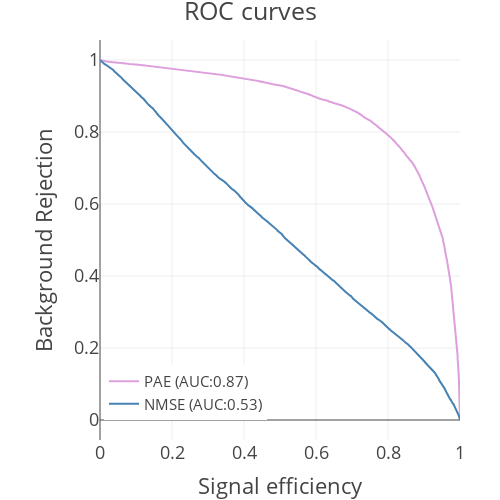

Here is the notebook cell this chart was saved with:
### Code cell
from sklearn.metrics import roc_curve, auc
import plotly.express as px

def binarize(label):
    return 1 if label == 'sig' else 0
labels = np.array(list(map(binarize, dataset['labels_test'])))
#labels = np.concatenate([np.ones(10_000),np.zeros(10_000)])

fpr, tpr, _ = roc_curve(labels, test_ascore)
pae_auc = auc(1-fpr, tpr)

fpr_mse, tpr_mse, _ = roc_curve(labels, test_mse)
nmse_auc = auc(1-fpr_mse, tpr_mse)

fig = go.Figure()

fig.add_trace(
    go.Scatter(x=tpr, y=1-fpr, mode='lines',
        name=f"PAE (AUC:{pae_auc:.2f})", line=dict(color="Plum", width=2))
)
fig.add_trace(
    go.Scatter(x=tpr_mse, y=1-fpr_mse, mode='lines',
        name=f"NMSE (AUC:{nmse_auc:.2f})", line=dict(color="steelblue", width=2))
)

fig.update_layout(
    width=500, height=500,
    xaxis_title = "Signal efficiency",
    yaxis_title = "Background Rejection",
    margin={'l': 60, 'b': 60, 't': 40, 'r': 0},
    legend = dict(x=0.1, y=0.05,
        traceorder='normal',
        font=dict(size=15)),
    title_text="ROC curves"
)
fig.update_yaxes(scaleanchor="x", scaleratio=1)
fig.update_xaxes(constrain='domain')
#fig.write_image("ROC2jet.png")
fig.show('vscode')

### Figure 1 — Plotly figure (JSON) as saved in the notebook; plotly's stock layout.template omitted (floating-point values rounded to 4 significant figures; data arrays with more than 128 entries replaced by an {"elided": "..."} marker saying what was removed)
{"data": [{"line": {"color": "Plum", "width": 2}, "mode": "lines", "name": "PAE (AUC:0.87)", "type": "scatter", "x": {"elided": "5818 float values"}, "y": {"elided": "5818 float values"}}, {"line": {"color": "steelblue", "width": 2}, "mode": "lines", "name": "NMSE (AUC:0.53)", "type": "scatter", "x": {"elided": "9905 float values"}, "y": {"elided": "9905 float values"}}], "layout": {"height": 500, "legend": {"font": {"size": 15}, "traceorder": "normal", "x": 0.1, "y": 0.05}, "margin": {"b": 60, "l": 60, "r": 0, "t": 40}, "title": {"text": "ROC curves"}, "width": 500, "xaxis": {"constrain": "domain", "title": {"text": "Signal efficiency"}}, "yaxis": {"scaleanchor": "x", "scaleratio": 1, "title": {"text": "Background Rejection"}}}}
